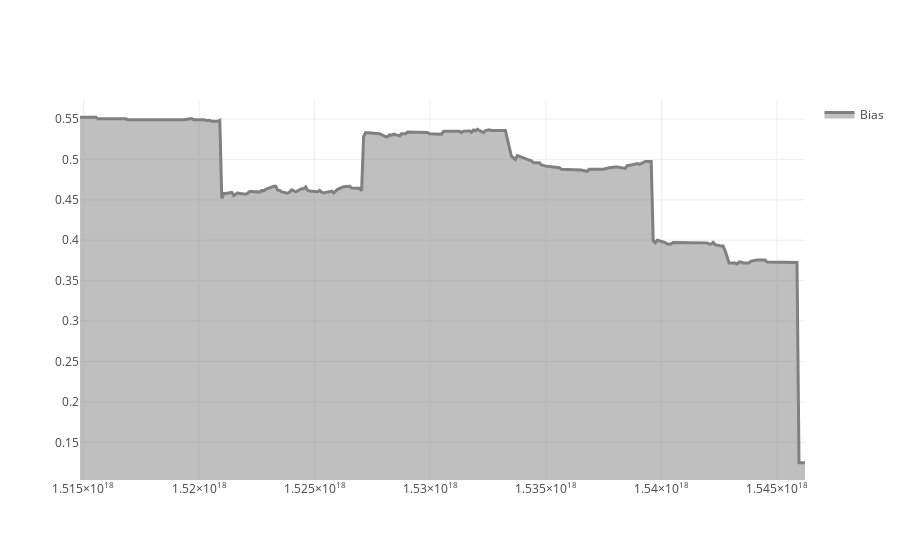

This figure's notebook cell:
### Code cell
make_plot_filled(stat.coords['time'].to_pandas(), stat.loc[:, 'bias'].values, color="gray", name="Bias")

### Figure 1 — Plotly figure (JSON) as saved in the notebook; plotly's stock layout.template omitted (floating-point values rounded to 4 significant figures; data arrays with more than 128 entries replaced by an {"elided": "..."} marker saying what was removed)
{"data": [{"fill": "tonexty", "line": {"color": "gray", "width": 3}, "name": "Bias", "type": "scatter", "uid": "4021c1bf-4324-438b-a802-72e4f4a4a027", "x": {"elided": "251 int values"}, "y": {"elided": "251 float values"}}], "layout": {"showlegend": true, "yaxis": {"range": [0.1034, 0.5735]}}}
